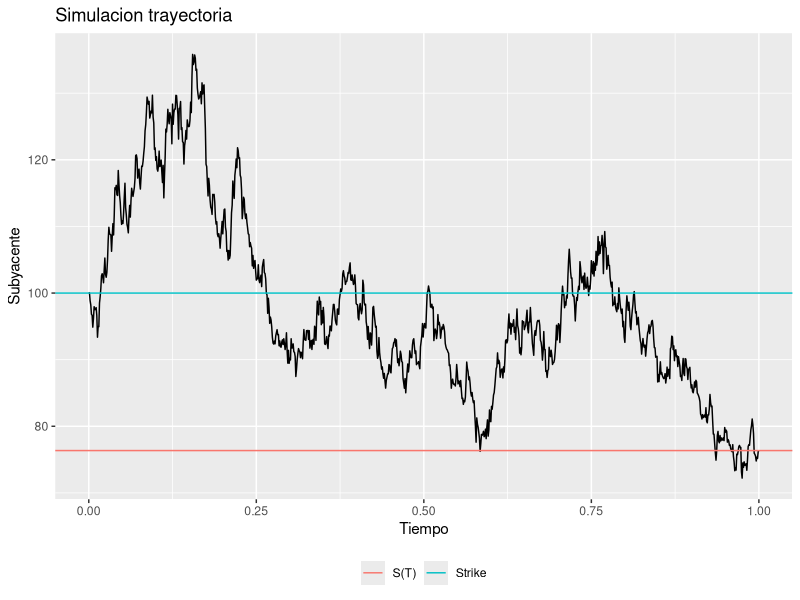
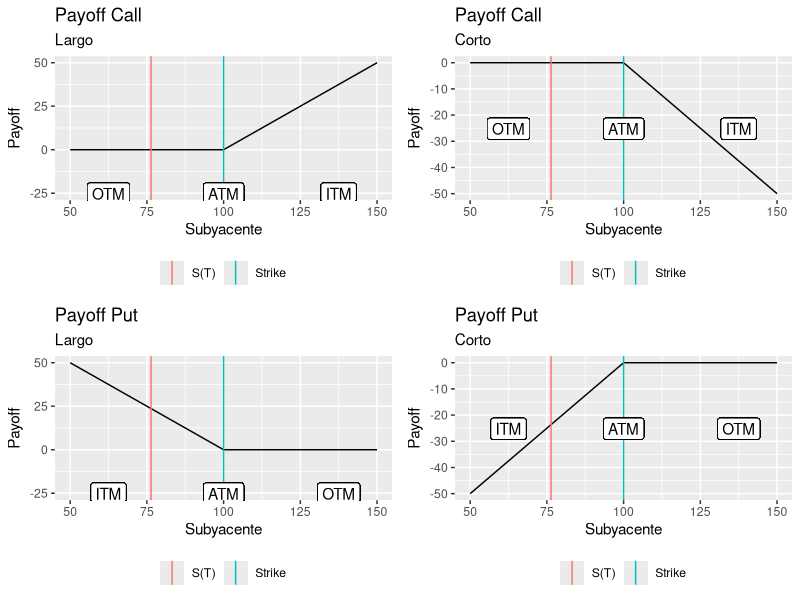
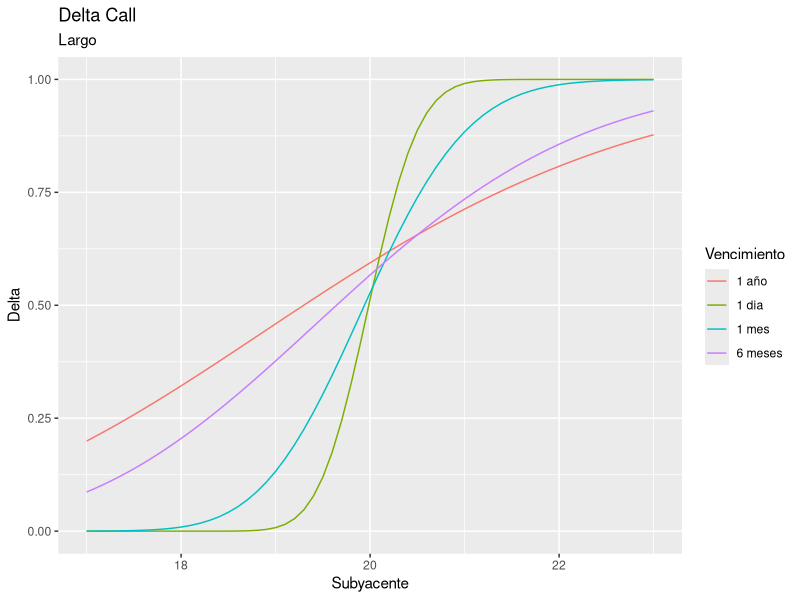
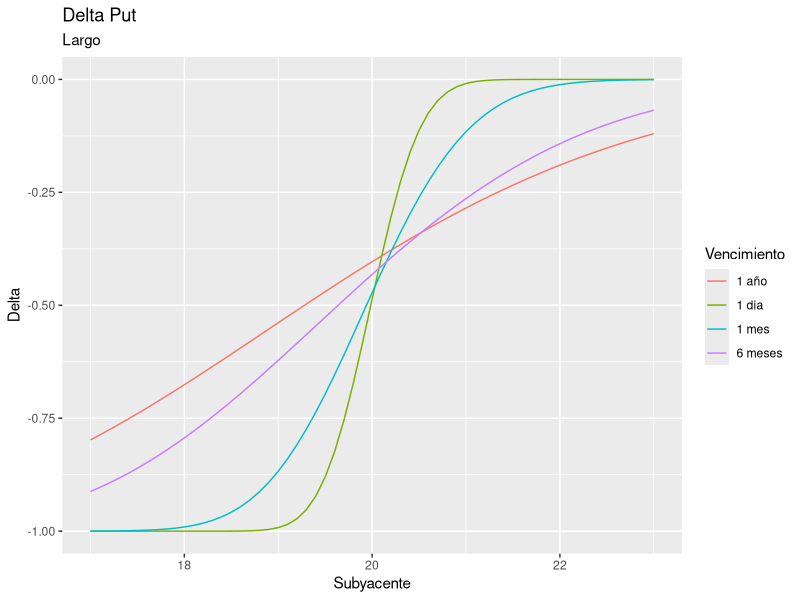
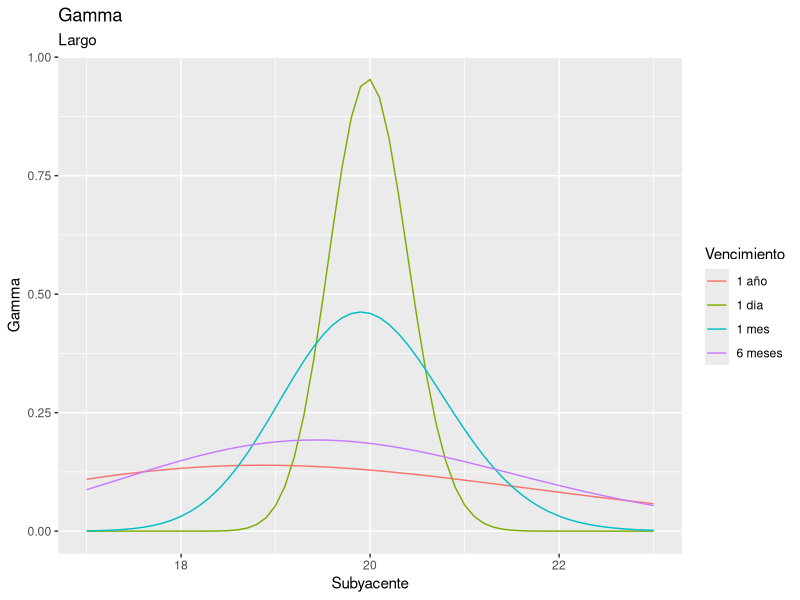
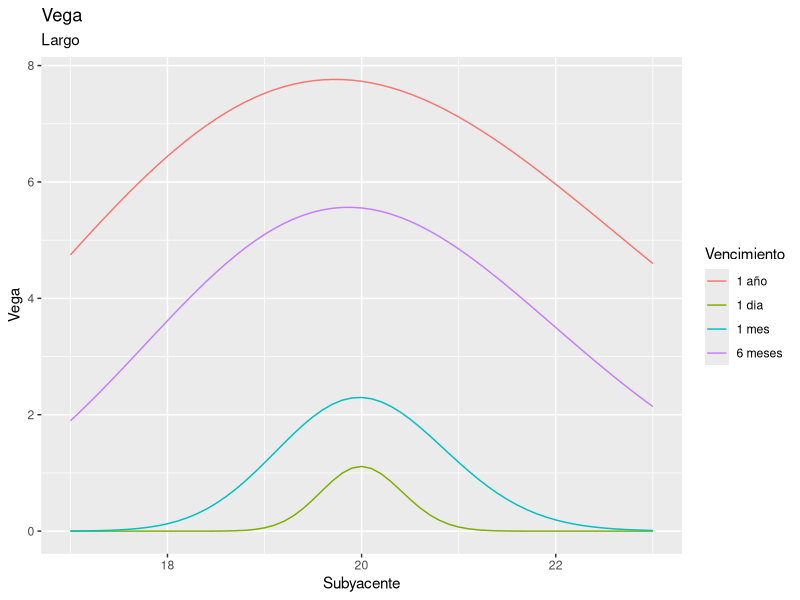
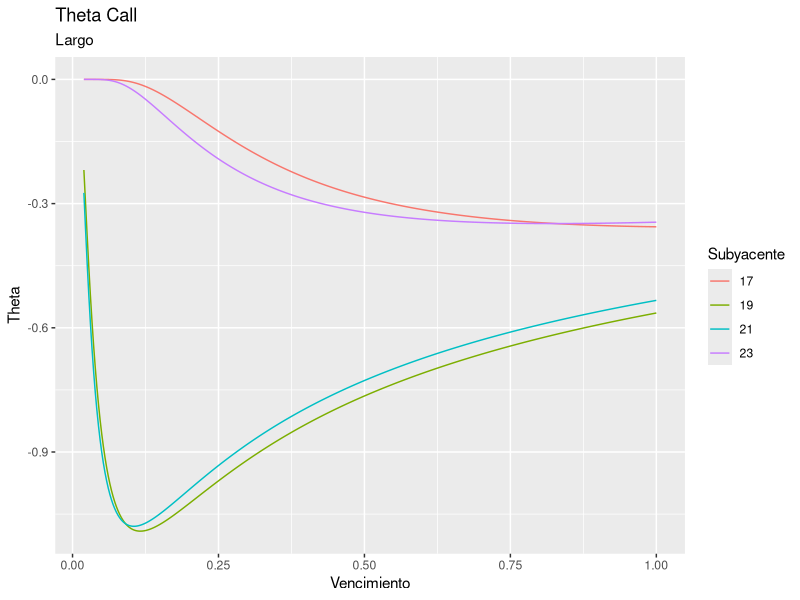
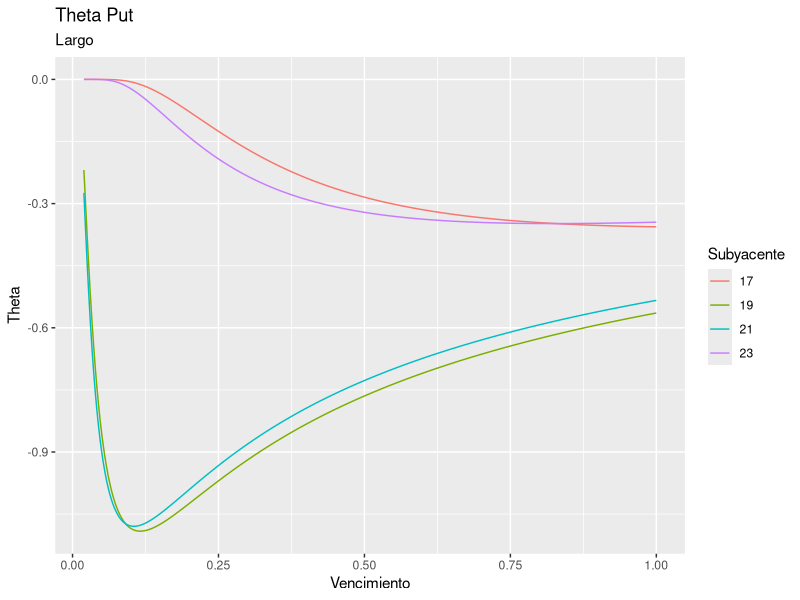

Here is the R script that generated these plots, in order:
## ---- chunk 1
knitr::opts_chunk$set(comment = NA,warning = FALSE,echo=FALSE)
## ---- chunk 2
###### Paqueterias ######
library(ggplot2)
library(tidyr)
library(dplyr)
library(ggpubr)
## ---- chunk 3
######## Simulacion Trayectoria ########

# Funcion para browniano estandar
brown_geom <- function(n,s0,mu,sigma){
  z <- rnorm(n)
  z <- 1/sqrt(n)*z
  w <- c(0,cumsum(z))
  t <- seq(0,1,by=1/n)
  s <- s0*exp(mu*t+sigma*w)
  return(s)
}

n <- 1000
t <- seq(0,1,1/n)
s0 <- 100
mu <- -.05
sigma <- .5
k <- 100
set.seed(456789)

Simulacion <- data.frame(Tiempo=t,Subyacente=brown_geom(n,s0,mu,sigma))
S <- Simulacion$Subyacente[nrow(Simulacion)]
ggplot(Simulacion,aes(x=Tiempo,y=Subyacente)) +
  geom_line() +
  labs(title="Simulacion trayectoria") +
  geom_hline(aes(yintercept = k,color="Strike")) +
  geom_hline(aes(yintercept = S,color="S(T)")) +
  theme(legend.title = element_blank(),legend.position = "bottom")

## ---- chunk 4
######## Payoffs Opciones Vanilla ########

s <- c(k-1:round(k/2),k,k+1:round(k/2))

# Call largo
X <- pmax(s-k,0)
Grafica <- data.frame(Subyacente=s,Payoff=X)
p1 <- ggplot(Grafica,aes(x=Subyacente,y=Payoff)) +
  geom_line() +
  labs(title="Payoff Call",subtitle = "Largo") +
  geom_vline(aes(xintercept = k,color="Strike")) +
  geom_vline(aes(xintercept = S,color="S(T)")) +
  geom_label(aes(x = k, y = mean(X)*2, label = "ATM")) +
  geom_label(aes(x = max(s)-(max(s)-k)/4, y = mean(X)*2, label = "ITM")) +
  geom_label(aes(x = min(s)+(k-min(s))/4, y = mean(X)*2, label = "OTM")) +
  theme(legend.title = element_blank(),legend.position = "bottom")

# Call corto
X <- -pmax(s-k,0)
Grafica <- data.frame(Subyacente=s,Payoff=X)
p2 <- ggplot(Grafica,aes(x=Subyacente,y=Payoff)) +
  geom_line() +
  labs(title="Payoff Call",subtitle = "Corto") +
  geom_vline(aes(xintercept = k,color="Strike")) +
  geom_vline(aes(xintercept = S,color="S(T)")) +
  geom_label(aes(x = k, y = mean(X)*2, label = "ATM")) +
  geom_label(aes(x = max(s)-(max(s)-k)/4, y = mean(X)*2, label = "ITM")) +
  geom_label(aes(x = min(s)+(k-min(s))/4, y = mean(X)*2, label = "OTM")) +
  theme(legend.title = element_blank(),legend.position = "bottom")

# Put largo
X <- pmax(k-s,0)
Grafica <- data.frame(Subyacente=s,Payoff=X)
p3 <- ggplot(Grafica,aes(x=Subyacente,y=Payoff)) +
  geom_line() +
  labs(title="Payoff Put",subtitle = "Largo") +
  geom_vline(aes(xintercept = k,color="Strike")) +
  geom_vline(aes(xintercept = S,color="S(T)")) +
  geom_label(aes(x = k, y = mean(X)*2, label = "ATM")) +
  geom_label(aes(x = max(s)-(max(s)-k)/4, y = mean(X)*2, label = "OTM")) +
  geom_label(aes(x = min(s)+(k-min(s))/4, y = mean(X)*2, label = "ITM")) +
  theme(legend.title = element_blank(),legend.position = "bottom")

# Put corto
X <- -pmax(k-s,0)
Grafica <- data.frame(Subyacente=s,Payoff=X)
p4 <- ggplot(Grafica,aes(x=Subyacente,y=Payoff)) +
  geom_line() +
  labs(title="Payoff Put",subtitle = "Corto") +
  geom_vline(aes(xintercept = k,color="Strike")) +
  geom_vline(aes(xintercept = S,color="S(T)")) +
  geom_label(aes(x = k, y = mean(X)*2, label = "ATM")) +
  geom_label(aes(x = max(s)-(max(s)-k)/4, y = mean(X)*2, label = "OTM")) +
  geom_label(aes(x = min(s)+(k-min(s))/4, y = mean(X)*2, label = "ITM")) +
  theme(legend.title = element_blank(),legend.position = "bottom")

ggarrange(p1,p2,p3,p4,ncol = 2,nrow = 2)
## ---- chunk 5
######## Griegas ########

r <- .05
q <- .0025
sigma <- .15
K <- 20
S <- seq(17,23,.1)
tau <- c(7,30,180,360)/360

tau_aux <- data.frame(Tau=tau,
                      Vencimiento=c("1 dia","1 mes","6 meses","1 año"))

## ---- chunk 6
# Delta
Delta <- function(S,K,tau,r,q,sigma,tipo){
  d1 <- (log(S/K)+(r-q-.5*sigma^2)*tau)/(sigma*sqrt(tau))
  N1 <- tipo*exp(-q*tau)*pnorm(tipo*d1)
  return(N1)
}

tipo <- 1
Grafica <- data.frame(S=rep(S,length(tau)),Tau=rep(tau,each=length(S)))
Grafica[,"Delta"] <- mapply(Delta,Grafica$S,K,Grafica$Tau,r,q,sigma,tipo)
Grafica <- left_join(Grafica,tau_aux,by = "Tau")
Grafica$Tau <- NULL
ggplot(Grafica,aes(x=S,y=Delta,color=Vencimiento)) +
  geom_line() +
  labs(title="Delta Call",subtitle = "Largo",x="Subyacente")

tipo <- -1
Grafica <- data.frame(S=rep(S,length(tau)),Tau=rep(tau,each=length(S)))
Grafica[,"Delta"] <- mapply(Delta,Grafica$S,K,Grafica$Tau,r,q,sigma,tipo)
Grafica <- left_join(Grafica,tau_aux,by = "Tau")
Grafica$Tau <- NULL
ggplot(Grafica,aes(x=S,y=Delta,color=Vencimiento)) +
  geom_line() +
  labs(title="Delta Put",subtitle = "Largo",x="Subyacente")

## ---- chunk 7
# Gamma
Gamma <- function(S,K,tau,r,q,sigma){
  d1 <- (log(S/K)+(r-q-.5*sigma^2)*tau)/(sigma*sqrt(tau))
  griega <- exp(-q*tau)*dnorm(d1)/(S*sigma*sqrt(tau))
  return(griega)
}

tipo <- 1
Grafica <- data.frame(S=rep(S,length(tau)),Tau=rep(tau,each=length(S)))
Grafica[,"Gamma"] <- mapply(Gamma,Grafica$S,K,Grafica$Tau,r,q,sigma)
Grafica <- left_join(Grafica,tau_aux,by = "Tau")
Grafica$Tau <- NULL
ggplot(Grafica,aes(x=S,y=Gamma,color=Vencimiento)) +
  geom_line() +
  labs(title="Gamma",subtitle = "Largo",x="Subyacente")

## ---- chunk 8
# Vega
Vega <- function(S,K,tau,r,q,sigma){
  d1 <- (log(S/K)+(r-q-.5*sigma^2)*tau)/(sigma*sqrt(tau))
  griega <- S*exp(-q*tau)*dnorm(d1)*sqrt(tau)
  return(griega)
}

tipo <- 1
Grafica <- data.frame(S=rep(S,length(tau)),Tau=rep(tau,each=length(S)))
Grafica[,"Vega"] <- mapply(Vega,Grafica$S,K,Grafica$Tau,r,q,sigma)
Grafica <- left_join(Grafica,tau_aux,by = "Tau")
Grafica$Tau <- NULL
ggplot(Grafica,aes(x=S,y=Vega,color=Vencimiento)) +
  geom_line() +
  labs(title="Vega",subtitle = "Largo",x="Subyacente")

## ---- chunk 9
# Theta
Theta <- function(S,K,tau,r,q,sigma,tipo){
  d1 <- (log(S/K)+(r-q-.5*sigma^2)*tau)/(sigma*sqrt(tau))
  d2 <- d1-sigma*sqrt(tau)
  griega <- -.5*exp(-q*tau)*S*dnorm(d1)*sigma/sqrt(tau)
            -tipo*r*K*exp(-r*tau)*pnorm(tipo*d2)
            +tipo*q*S*exp(-q*tau)*pnorm(tipo*d1)
  return(griega)
}

S <- c(17,19,21,23)
tau <- seq(7,360)/360

tipo <- 1
Grafica <- data.frame(S=rep(S,length(tau)),Tau=rep(tau,each=length(S)))
Grafica[,"Theta"] <- mapply(Theta,Grafica$S,K,Grafica$Tau,r,q,sigma,tipo)
Grafica$S <- factor(Grafica$S)
ggplot(Grafica,aes(x=Tau,y=Theta,color=S)) +
  geom_line() +
  labs(title="Theta Call",subtitle = "Largo",color="Subyacente",x="Vencimiento")

tipo <- -1
Grafica <- data.frame(S=rep(S,length(tau)),Tau=rep(tau,each=length(S)))
Grafica[,"Theta"] <- mapply(Theta,Grafica$S,K,Grafica$Tau,r,q,sigma,tipo)
Grafica$S <- factor(Grafica$S)
ggplot(Grafica,aes(x=Tau,y=Theta,color=S)) +
  geom_line() +
  labs(title="Theta Put",subtitle = "Largo",color="Subyacente",x="Vencimiento")

